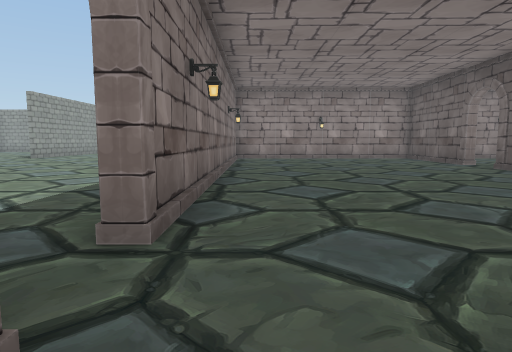
View 1 (above)

13 first-person views from a walk through a scene from a Unity 3-D project. The camera is 1.3 m above the floor, tilts 6° down and sees 75° across. The floor is counted in squares, 1.89 m on a side. Each view is taken from the middle of a square. On the plan, view 1 faces up. The plan holds only what a view shows up to about 10 squares ahead; the rest is blank. The place goes on beyond the plan. The player is left out. Some surface patterns are stand-ins.

View 2
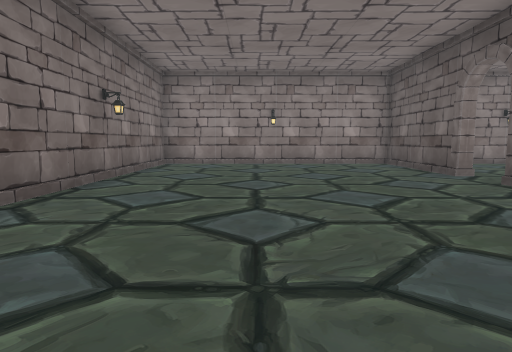

View 3
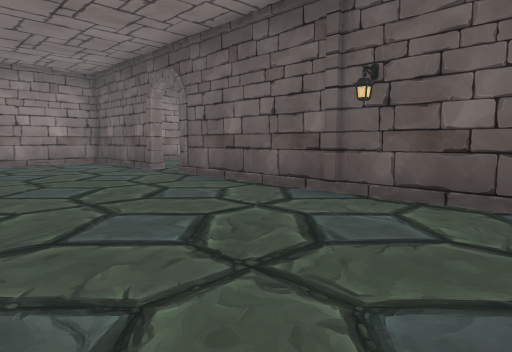

View 4
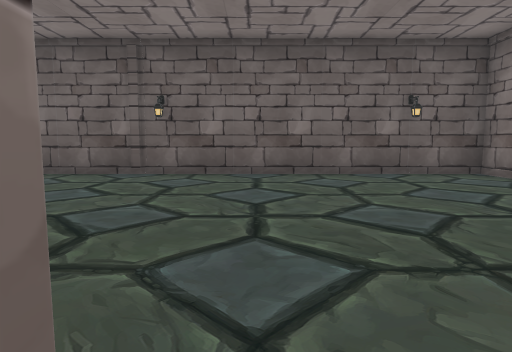

View 5
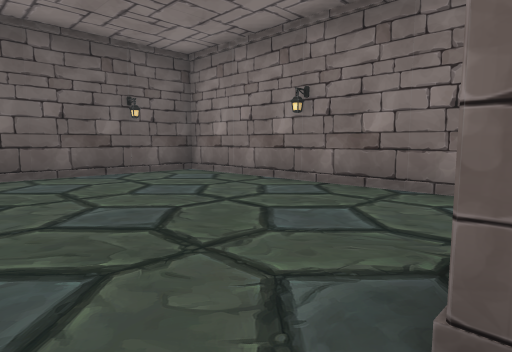

View 6
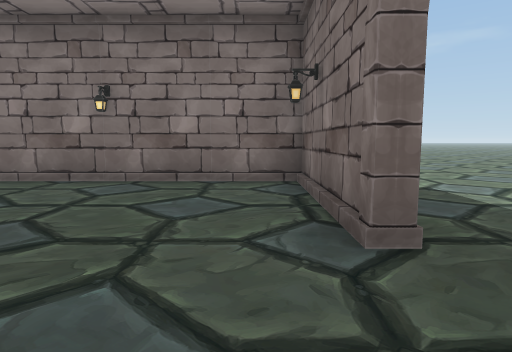

View 7
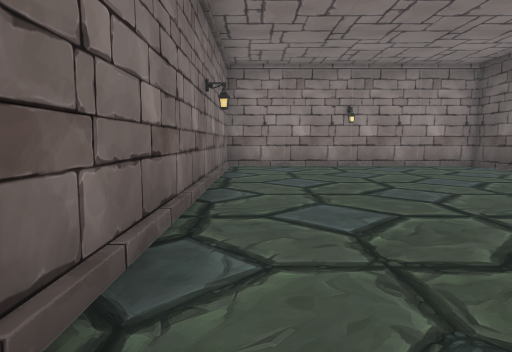

View 8
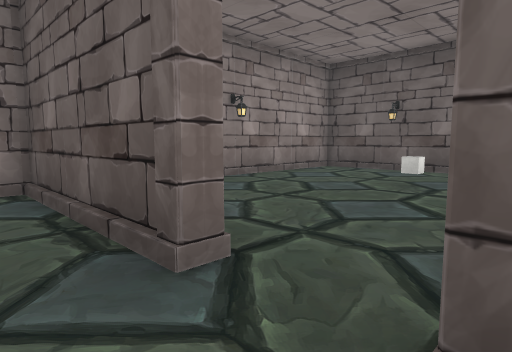

View 9
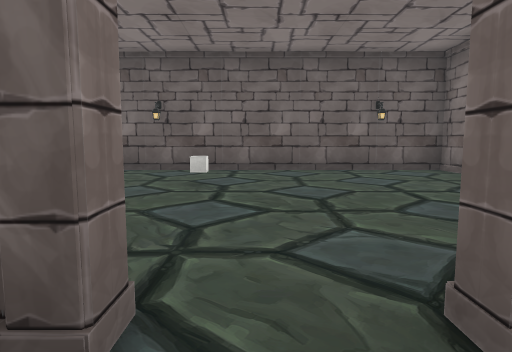

View 10
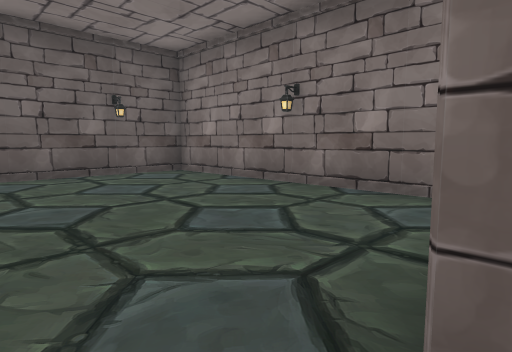

View 11
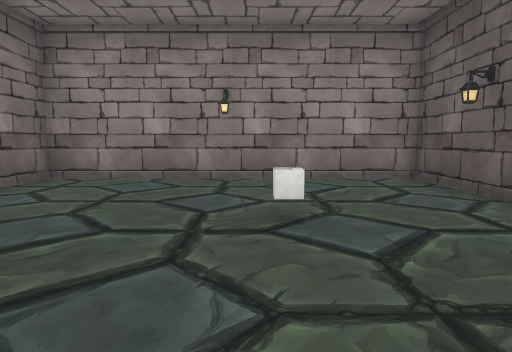

View 12
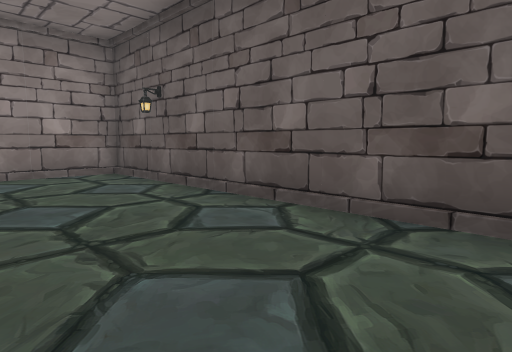

View 13
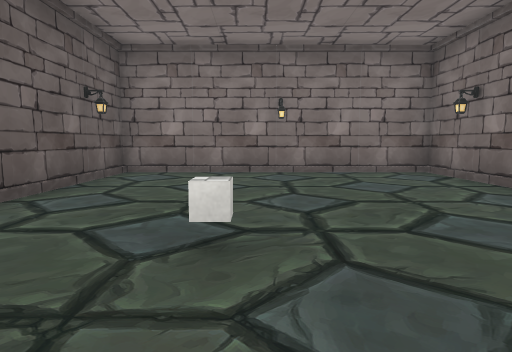

### Floor plan
Ten units are one square. View 1 is at (0, 0); x grows to the right and y downward. Boxes are objects, and circles mark ways between rooms. Rooms are numbered by the first view taken in them; rooms with no view inside come last. Other rooms are left out.
<svg viewBox="-16 -137 150 169">
<path fill="none" stroke="#000" d="M-11 -9 -8 -9 -8 27 60 27 60 -82 64 -82M60 -94 60 -132 -8 -132 -8 -22 -11 -22M62 -72 62 -46 129 -46 129 -132 62 -132 62 -118"/>
<rect x="95" y="-105" width="10" height="10" fill="#bbb"><title>cube</title></rect>
<circle cx="60" cy="-90" r="3" fill="#2a7"/>
<text x="20" y="-50">1</text>
<text x="90" y="-90">2</text>
</svg>
Room 1 opens to room 2.

Where each view was taken, in squares from view 1:
view 1: 0 up, 0 right, facing up
view 2: 3 up, 2 right, facing up
view 3: 2 up, 2 right, facing up-right
view 4: 2 up, 1 left, facing right
view 5: 2 up, 1 left, facing down-right
view 6: 3 up, 0 right, facing down
view 7: 4 up, 0 right, facing up
view 8: 8 up, 5 right, facing up-right
view 9: 9 up, 5 right, facing right
view 10: 9 up, 6 right, facing down-right
view 11: 7 up, 10 right, facing up
view 12: 6 up, 10 right, facing up-right
view 13: 12 up, 10 right, facing down
